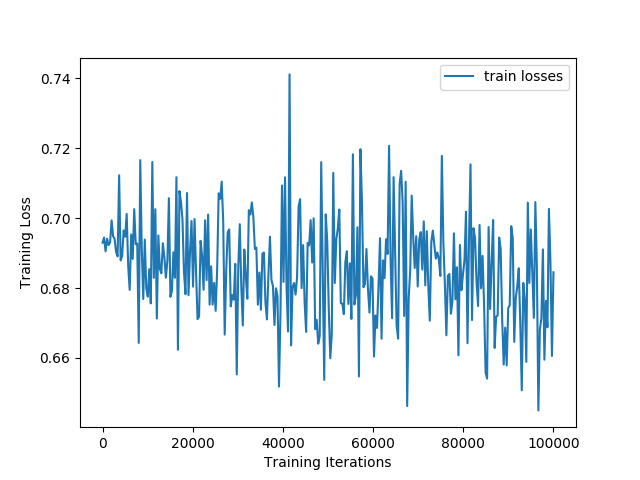
#> input picture scripts/Losses.png, 640 x 480 px
$ python make_image_h5.py --input_image_dir . --output_h5_file out.png   (older library calls are emulated)
#> lines starting #> are read from the running program, lines starting #| are printed output that depends on the picture
import os
import h5py
import numpy as np
from scipy.misc import imread, imresize
import argparse

parser = argparse.ArgumentParser()
parser.add_argument('--input_image_dir', required=True)
parser.add_argument('--max_images', default=None, type=int)
parser.add_argument('--output_h5_file', required=True)

parser.add_argument('--image_height', default=224, type=int)
parser.add_argument('--image_width', default=224, type=int)

parser.add_argument('--model', default='resnet101')
parser.add_argument('--model_stage', default=3, type=int)
parser.add_argument('--batch_size', default=128, type=int)
parser.add_argument('--multi_dir', action='store_true')


def main(args):
    input_paths = []
    for fn in os.listdir(args.input_image_dir):
        if not fn.endswith('.png') and not fn.endswith('.jpg'): continue
        idx = os.path.join(os.path.splitext(fn)[0].split('_')[-1])
        input_paths.append((os.path.join(args.input_image_dir, fn), idx))
#> pass 2 of the loop in main, `for fn in os.listdir(args.input_image_dir):`:

    img_size = (args.image_height, args.image_width)
    with h5py.File(args.output_h5_file, 'w') as f:
        im_dset = f.create_dataset('images', (len(input_paths), 3, args.image_height, args.image_width),
                                   dtype=np.float32)

        for i, (path, idx) in enumerate(input_paths):
            img = imread(path, mode='RGB')
            img = imresize(img, img_size, interp='bicubic')
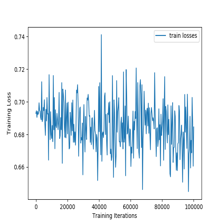
#> img: shape (224, 224, 3); mean R, G, B 230.6, 238.8, 244.4
            img = img.transpose(2, 0, 1)[None]
            im_dset[i] = img
#> pass 2 of the loop in main, `for i, (path, idx) in enumerate(input_paths):`:
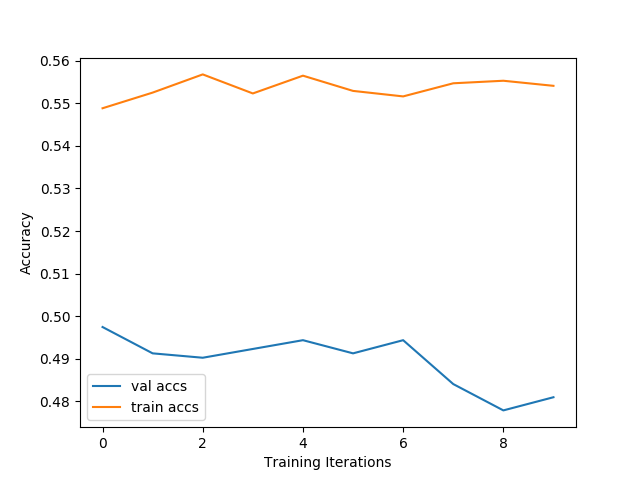
#> input picture scripts/accuracy.png, 640 x 480 px
#> in main, `img = imresize(img, img_size, interp='bicubic')`:
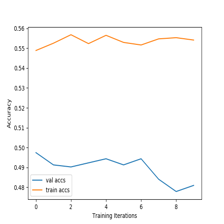
#> img: shape (224, 224, 3); mean R, G, B 250.8, 250.7, 250.5

if __name__ == '__main__':
  args = parser.parse_args()
  main(args)
